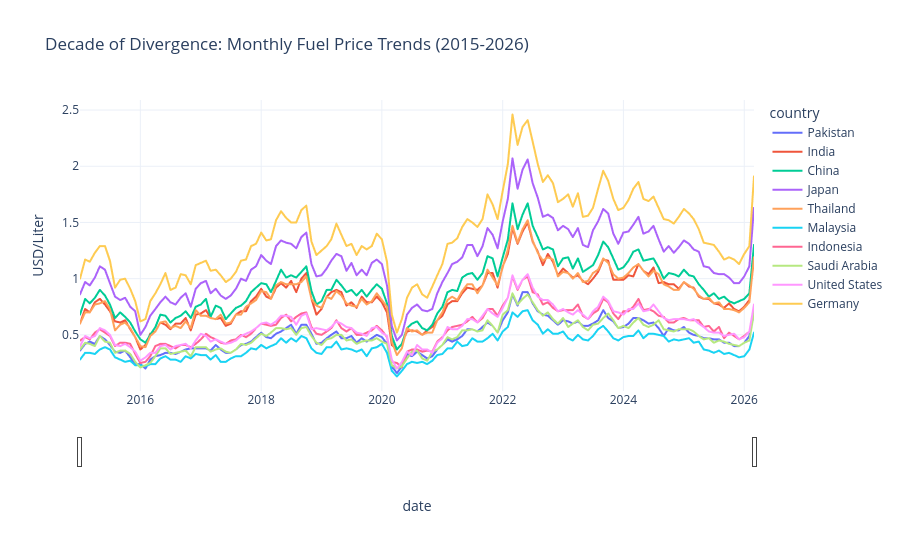

The code cell stored with this chart in its notebook:
### Markdown cell above
### SECTION 9 — Time Series: 10-Country Price Trends

How have individual countries responded to global shocks?

### Code cell
fig_time = px.line(
    df_price_trends,
    x='date',
    y='gasoline_usd_per_liter',
    color='country',
    title="Decade of Divergence: Monthly Fuel Price Trends (2015-2026)",
    labels={'gasoline_usd_per_liter': 'USD/Liter'}
)
fig_time.update_layout(
    hovermode='x unified',
    template='plotly_white',
    xaxis_rangeslider_visible=True
)
fig_time.show()

print("What this tells us: The 2020 COVID 'valley' was universal. However, the subsequent recovery saw nations like the USA experience high volatility.")

### Figure 1 — Plotly figure (JSON) as saved in the notebook; plotly's stock layout.template omitted (floating-point values rounded to 4 significant figures; data arrays with more than 128 entries replaced by an {"elided": "..."} marker saying what was removed)
{"data": [{"hovertemplate": "country=Pakistan<br>date=%{x}<br>USD/Liter=%{y}<extra></extra>", "legendgroup": "Pakistan", "line": {"color": "#636efa", "dash": "solid"}, "marker": {"symbol": "circle"}, "mode": "lines", "name": "Pakistan", "showlegend": true, "type": "scattergl", "x": {"elided": "135 str values"}, "xaxis": "x", "y": {"elided": "135 float values"}, "yaxis": "y"}, {"hovertemplate": "country=India<br>date=%{x}<br>USD/Liter=%{y}<extra></extra>", "legendgroup": "India", "line": {"color": "#EF553B", "dash": "solid"}, "marker": {"symbol": "circle"}, "mode": "lines", "name": "India", "showlegend": true, "type": "scattergl", "x": {"elided": "135 str values"}, "xaxis": "x", "y": {"elided": "135 float values"}, "yaxis": "y"}, {"hovertemplate": "country=China<br>date=%{x}<br>USD/Liter=%{y}<extra></extra>", "legendgroup": "China", "line": {"color": "#00cc96", "dash": "solid"}, "marker": {"symbol": "circle"}, "mode": "lines", "name": "China", "showlegend": true, "type": "scattergl", "x": {"elided": "135 str values"}, "xaxis": "x", "y": {"elided": "135 float values"}, "yaxis": "y"}, {"hovertemplate": "country=Japan<br>date=%{x}<br>USD/Liter=%{y}<extra></extra>", "legendgroup": "Japan", "line": {"color": "#ab63fa", "dash": "solid"}, "marker": {"symbol": "circle"}, "mode": "lines", "name": "Japan", "showlegend": true, "type": "scattergl", "x": {"elided": "135 str values"}, "xaxis": "x", "y": {"elided": "135 float values"}, "yaxis": "y"}, {"hovertemplate": "country=Thailand<br>date=%{x}<br>USD/Liter=%{y}<extra></extra>", "legendgroup": "Thailand", "line": {"color": "#FFA15A", "dash": "solid"}, "marker": {"symbol": "circle"}, "mode": "lines", "name": "Thailand", "showlegend": true, "type": "scattergl", "x": {"elided": "135 str values"}, "xaxis": "x", "y": {"elided": "135 float values"}, "yaxis": "y"}, {"hovertemplate": "country=Malaysia<br>date=%{x}<br>USD/Liter=%{y}<extra></extra>", "legendgroup": "Malaysia", "line": {"color": "#19d3f3", "dash": "solid"}, "marker": {"symbol": "circle"}, "mode": "lines", "name": "Malaysia", "showlegend": true, "type": "scattergl", "x": {"elided": "135 str values"}, "xaxis": "x", "y": {"elided": "135 float values"}, "yaxis": "y"}, {"hovertemplate": "country=Indonesia<br>date=%{x}<br>USD/Liter=%{y}<extra></extra>", "legendgroup": "Indonesia", "line": {"color": "#FF6692", "dash": "solid"}, "marker": {"symbol": "circle"}, "mode": "lines", "name": "Indonesia", "showlegend": true, "type": "scattergl", "x": {"elided": "135 str values"}, "xaxis": "x", "y": {"elided": "135 float values"}, "yaxis": "y"}, {"hovertemplate": "country=Saudi Arabia<br>date=%{x}<br>USD/Liter=%{y}<extra></extra>", "legendgroup": "Saudi Arabia", "line": {"color": "#B6E880", "dash": "solid"}, "marker": {"symbol": "circle"}, "mode": "lines", "name": "Saudi Arabia", "showlegend": true, "type": "scattergl", "x": {"elided": "135 str values"}, "xaxis": "x", "y": {"elided": "135 float values"}, "yaxis": "y"}, {"hovertemplate": "country=United States<br>date=%{x}<br>USD/Liter=%{y}<extra></extra>", "legendgroup": "United States", "line": {"color": "#FF97FF", "dash": "solid"}, "marker": {"symbol": "circle"}, "mode": "lines", "name": "United States", "showlegend": true, "type": "scattergl", "x": {"elided": "135 str values"}, "xaxis": "x", "y": {"elided": "135 float values"}, "yaxis": "y"}, {"hovertemplate": "country=Germany<br>date=%{x}<br>USD/Liter=%{y}<extra></extra>", "legendgroup": "Germany", "line": {"color": "#FECB52", "dash": "solid"}, "marker": {"symbol": "circle"}, "mode": "lines", "name": "Germany", "showlegend": true, "type": "scattergl", "x": {"elided": "135 str values"}, "xaxis": "x", "y": {"elided": "135 float values"}, "yaxis": "y"}], "layout": {"hovermode": "x unified", "legend": {"title": {"text": "country"}, "tracegroupgap": 0}, "title": {"text": "Decade of Divergence: Monthly Fuel Price Trends (2015-2026)"}, "xaxis": {"anchor": "y", "domain": [0, 1], "rangeslider": {"visible": true}, "title": {"text": "date"}}, "yaxis": {"anchor": "x", "domain": [0, 1], "title": {"text": "USD/Liter"}}}}
